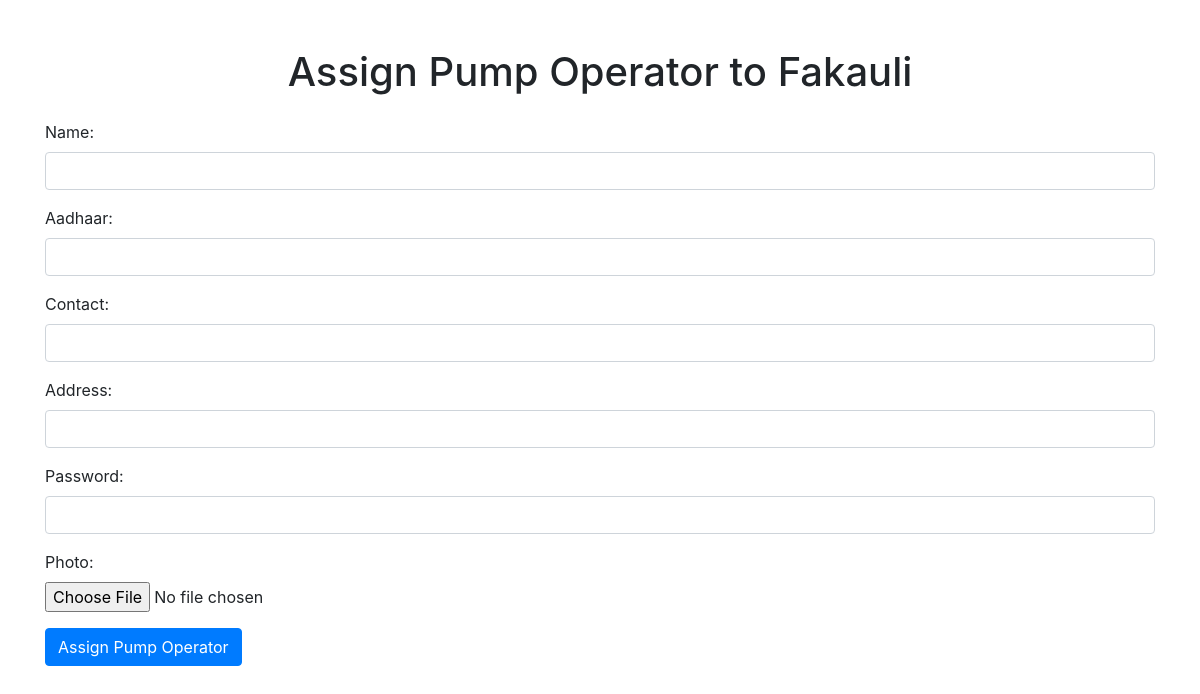
Page /assign_pump_operator/3/ on the earlier database version.
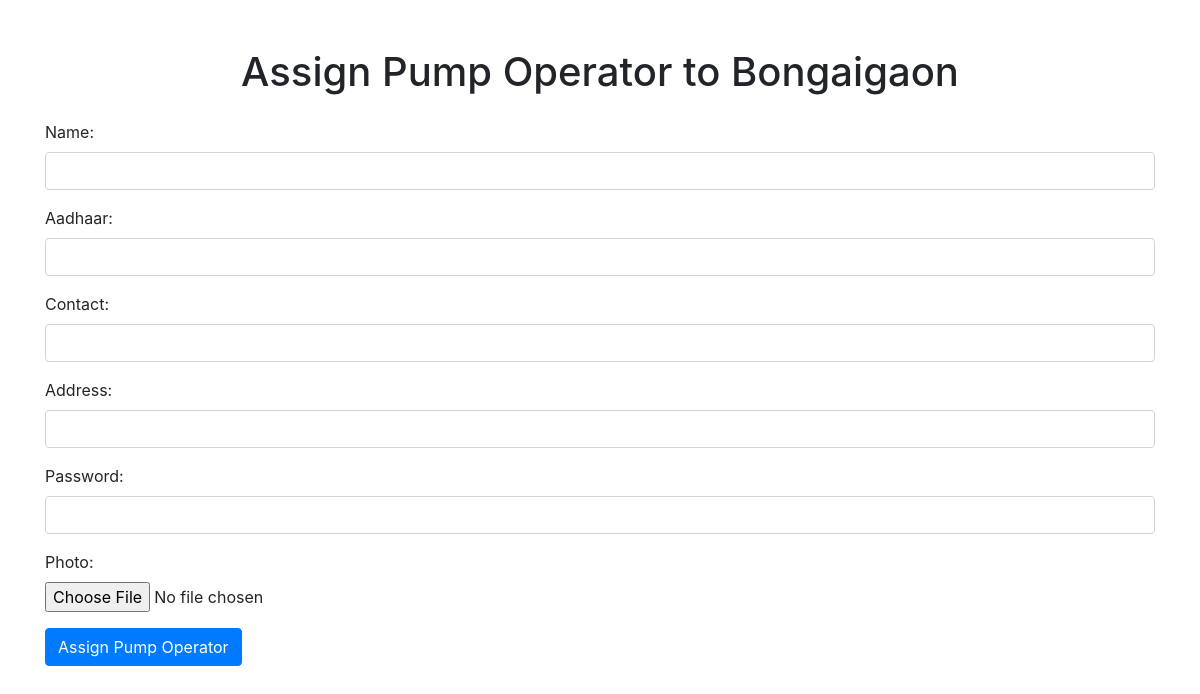
Same page on the later database version.
### water_management/models.py (models this page shows, shortened)
class GramPanchayat(models.Model):
    panchayat_name = models.CharField(max_length=100)
    panchayat_address = models.CharField(max_length=100)
    panchayat_head = models.ForeignKey(Person, related_name="panchayathead", on_delete=models.SET_NULL, null=True, blank=True)
    contractor = models.ForeignKey(Contractor, related_name="contractor_assigned_panchayats", on_delete=models.SET_NULL, null=True, blank=True)

### water_management/views.py (the view, shortened to what this page needs)
# urls.py: path('assign_pump_operator/<int:panchayat_id>/', assign_pump_operator, name='assign_pump_operator'),
def assign_pump_operator(request, panchayat_id):
    panchayat = get_object_or_404(GramPanchayat, id=panchayat_id)
    water_committee = WaterUserCommittee.objects.filter(committee_panchayat=panchayat).first()
    context = {
        'panchayat': panchayat,
    }
    return render(request, 'assign_pump_operator.html', context)

### water_management/templates/assign_pump_operator.html (shortened to what this page needs)
<!DOCTYPE html>
<html lang="en">
<head>
    <link href="https://stackpath.bootstrapcdn.com/bootstrap/4.5.2/css/bootstrap.min.css" rel="stylesheet">
</head>
<body>
    <div class="container mt-5">
        <h1 class="text-center mb-4">Assign Pump Operator to {{ panchayat.panchayat_name }}</h1>
        <form method="POST" enctype="multipart/form-data" class="needs-validation" novalidate>
            <div class="form-group">
                <label for="operator_name">Name:</label>
                <input type="text" class="form-control" id="operator_name" name="operator_name" required>
            </div>
            <div class="form-group">
                <label for="operator_aadhaar">Aadhaar:</label>
                <input type="text" class="form-control" id="operator_aadhaar" name="operator_aadhaar" required>
            </div>
            <div class="form-group">
                <label for="operator_contact">Contact:</label>
                <input type="text" class="form-control" id="operator_contact" name="operator_contact" required>
            </div>
            <div class="form-group">
                <label for="operator_address">Address:</label>
                <input type="text" class="form-control" id="operator_address" name="operator_address" required>
            </div>
            <div class="form-group">
                <label for="operator_password">Password:</label>
                <input type="password" class="form-control" id="operator_password" name="operator_password" required>
            </div>
            <div class="form-group">
                <label for="operator_photo">Photo:</label>
                <input type="file" class="form-control-file" id="operator_photo" name="operator_photo">
            </div>
            <button type="submit" class="btn btn-primary">Assign Pump Operator</button>
        </form>
    </div>
</body>
</html>

Differences in the rows shown:
changed GramPanchayat: panchayat_name "Fakauli" → "Bongaigaon"
